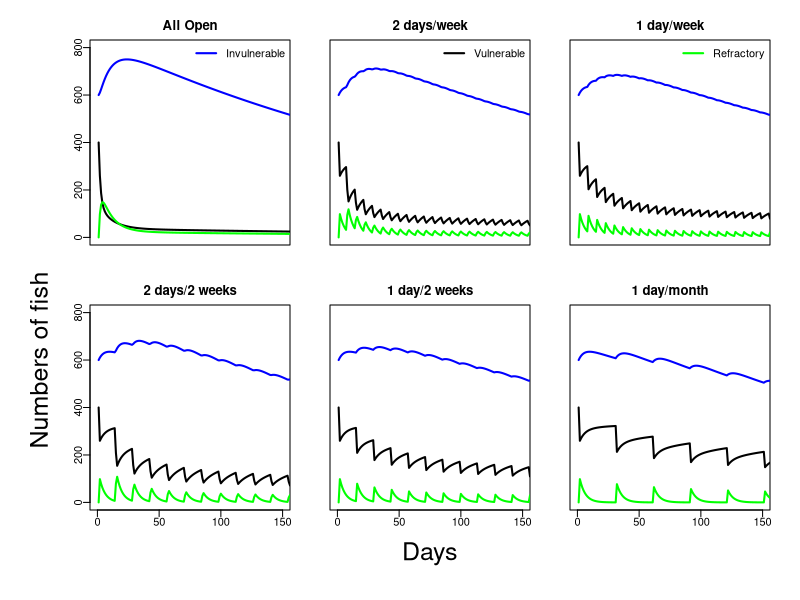
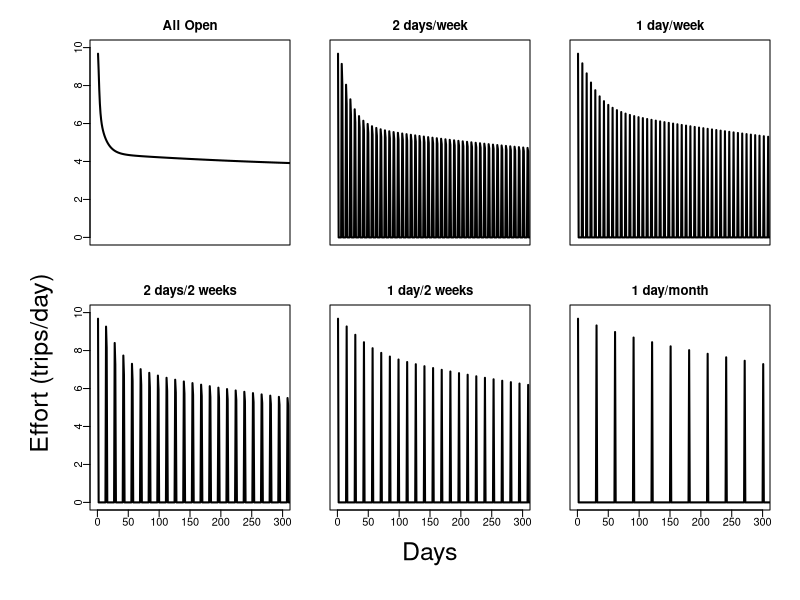
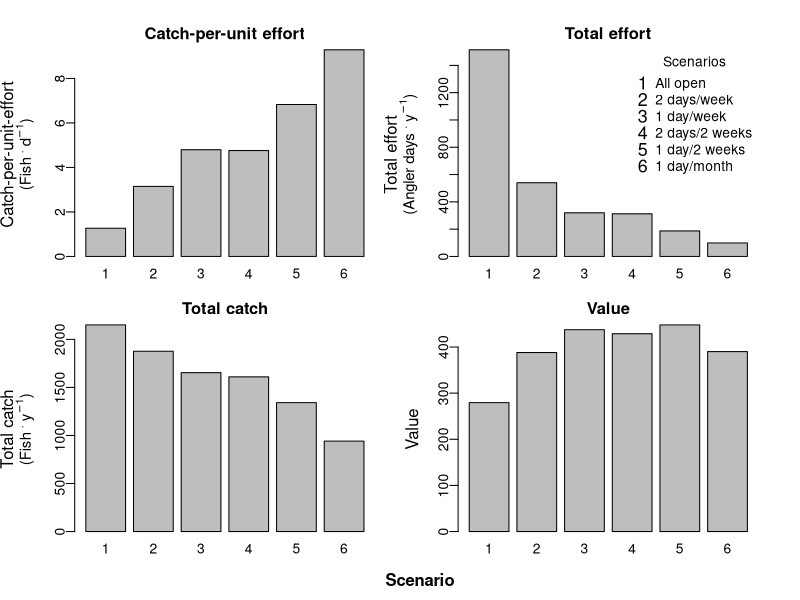

Recreate these plots in R, in order.
### Simulation code to represent vulnerable pool dynamics from CR vul exchange for ed working spreadsheet
### Looks at a single lake for a year, assuming fixed biologial and fisheries parms, across different closure regimes

rm(list=ls())

### Parameter Section ###
unit_time <- 360        #days in a year
No <- 1000              #Initial abundance
M  <- 0.5/unit_time     #natural mortality
q  <- 0.05              #catchability
v1 <- 2/unit_time       #exchange rate to the vulnerable pool
v2 <- 3/unit_time       #exchange rate to the invulnerable pool
rel_prop <- 1           #proportion released
rel_surv <- 0.8         #release survival rate
recov <- 0.2            #rate of recovery from the refractory pool
pvul_recov <- 0.5       #Propotion of recovered fish that go to the vulnerable pool
sd_obs <- .2            #standard deviation of observation error of fishers, such that greater values lead to greater divergence from perfect knowledge

cpue_base <- 5          #catch rate required for a satisfaction or utility of 1
val_power <- 2          #power function of how satisaction increases with catch rate
#scrap code for picturing alternative value functions
#y=seq(0,10, length=100)
#sat=(y/cpue_base)^val_power
#plot(y,sat, type="l", xlab="cpue",ylab="sat")

max_eff_wknd <- 10      #max effort possible on a weekend
max_eff_wkdy <- 10      #max effort possible on a weekday

cpue_half <- 3                #inflection point for logistic effort
sdcpue <- 5                   #sigma of logistic effort

theta<-list()
theta$M <- M
theta$q <- q
theta$v1 <- v1
theta$v2 <- v2
theta$No <- No
theta$rel_surv <- rel_surv
theta$pvul_recov <- pvul_recov
theta$cpue_base <- cpue_base          #catch rate required for a satisfaction or utility of 1
theta$val_power <- val_power          #power function of how satisaction increases with catch rate
theta$max_eff_wknd <- max_eff_wknd      #max effort possible on a weekend
theta$max_eff_wkdy <- max_eff_wkdy      #max effort possible on a weekday
theta$cpue_half <- cpue_half                #inflection point for logistic effort
theta$sdcpue <- sdcpue                   #sigma of logistic effort

#effort sequences
all_open <- rep(1,unit_time)                              #open all the time
week_2 <- rep(c(1,rep(0,5),1),length.out=unit_time)       #open weekends or two days a week
week_1 <- rep(c(1,rep(0,6)),length.out=unit_time)         #Open one weekend day a week
twoweek_2 <- rep(c(1,rep(0,12),1),length.out=unit_time)   #Open two weekend days every two weeks
twoweek_1 <- rep(c(1,rep(0,13)),length.out=unit_time)     #open 1 weekend day every two weeks
month_1 <- rep(c(1,rep(0,29)),length.out=unit_time)       #open 1 weekend day a month



### Procedure Section ###
fun <- function(theta,open_seq){
  M <- theta$M
  q <- theta$q
  v1 <- theta$v1
  v2 <- theta$v2
  No <- theta$No
  rel_surv <- theta$rel_surv
  pvul_recov <- theta$pvul_recov
  cpue_base <- theta$cpue_base
  val_power <- theta$val_power
  max_eff_wknd <- theta$max_eff_wknd
  max_eff_wkdy <- theta$max_eff_wkdy
  cpue_half <- theta$cpue_half
  sdcpue <- theta$sdcpue
  surv <- exp(-M)         #survival
    
  #vectors
  day <- seq(1,unit_time, by=1)
  vul=NULL; invul = NULL; refract = NULL; max_eff = NULL; pmax_eff = NULL;
  effort = NULL; catch = NULL; vul_surv = NULL; invul_surv = NULL; refract_surv = NULL;
  alive = NULL; eff_cum = NULL; cpue = NULL; value = NULL; obs_err =NULL;
#  open_seq=NULL;
  
  #independent vectors
#  open_seq = week_2;
  vul_init <- v1/(v1+v2)*No     #initial number of vulnerable fish
  max_cpue <- q*vul_init        #max cpue, don't think this is used

  max_eff = rep(c(max_eff_wknd, rep(max_eff_wkdy,5),max_eff_wknd),length.out=unit_time)   #gives the max effort for any given day, assuming potential difference between weekends and weekdays
  
  #initial values
  vul[1] = vul_init
  invul[1] = No-vul_init
  refract[1] = No-(vul[1]+invul[1])
  obs_err[1] =    1 #rnorm(1,1, sd_obs)     #set to 1 now, switch to rnorm for observation error and departure from perfect knowledge
  pmax_eff[1] = 1/(1+exp(-(q*(obs_err[1]*vul[1])-cpue_half)/sdcpue))
  effort[1] = max_eff[1]*pmax_eff[1]*open_seq[1]
  eff_cum[1] = effort[1]
  catch[1] = vul[1]*(1-exp(-q*effort[1]))
  vul_surv[1] = surv*(vul[1]-catch[1])
  invul_surv[1] = invul[1]*surv
  refract_surv[1] = (refract[1] + catch[1]*rel_prop*rel_surv)*surv
  alive = vul[1]+invul[1]+refract[1]
  cpue[1] = ifelse(effort[1]>0,catch[1]/effort[1],0)
  value[1] = effort[1]*(cpue[1]/cpue_base)^val_power
  
  #time dynamic values
  for(i in 2:length(day)){
      vul[i] = vul_surv[i-1] - v2*vul_surv[i-1] + v1*invul_surv[i-1] + recov*refract_surv[i-1]*pvul_recov
      invul[i] = invul_surv[i-1] - v1*invul_surv[i-1] + v2*vul_surv[i-1] + refract_surv[i-1]*recov*(1-pvul_recov)
      refract[i] = refract_surv[i-1]*(1-recov)
      obs_err[i] = 1  #rnorm(1,1,sd_obs)
      pmax_eff[i] = 1/(1+exp(-(q*(obs_err[i]*vul[i])-cpue_half)/sdcpue))
      effort[i] = max_eff[i]*pmax_eff[i]*open_seq[i]
      catch[i] = vul[i]*(1-exp(-q*effort[i]))
      vul_surv[i] = surv*(vul[i]-catch[i])
      invul_surv[i] = invul[i]*surv
      refract_surv[i] = (refract[i] + catch[i]*rel_prop*rel_surv)*surv
      alive[i] = vul[i]+invul[i]+refract[i]
      eff_cum[i] = eff_cum[i-1]+effort[i]                                       #modified from Carl's sheet, I think this makes more sense
      cpue[i] = ifelse(effort[i]>0,catch[i]/effort[i],0)
      value[i] = effort[i]*(cpue[i]/cpue_base)^val_power
  }
  avg_cpue <- mean(cpue[which(effort>0)])                                          #average cpue where effort>0,
  avg_cpue_x_100 <- (mean(cpue[which(effort>0)]))*100                              #*100 to make plotting easier
  tot_catch <- sum(catch);   tot_effort <- sum(effort);   tot_val <- sum(value);   #response metrics we might care about
  metrics <- as.matrix(data.frame(avg_cpue_x_100, tot_catch, tot_effort, tot_val)) #dumb wrappers to make barplots easy

  list(day=day, vul=vul, invul=invul, refract=refract, pmax_eff=pmax_eff, effort=effort, catch=catch,  
     vul_surv=vul_surv, invul_surv=invul_surv, refract_surv=refract_surv, alive=alive, eff_cum=eff_cum, cpue=cpue,
     value=value, avg_cpue_x_100=avg_cpue_x_100, tot_catch= tot_catch, tot_effort = tot_effort, tot_val=tot_val,
     avg_cpue=avg_cpue, metrics=metrics)
}


### Report Section ###
#outputs of different closure schedules
op1 = fun(theta, open_seq=all_open)
op2 = fun(theta, open_seq=week_2)
op3 = fun(theta, open_seq=week_1)
op4 = fun(theta, open_seq=twoweek_2)
op5 = fun(theta, open_seq=twoweek_1)
op6 = fun(theta, open_seq=month_1)


#Plots of numbers of fish in different pools over time
par(mfrow=c(2,3), mai=c(.3,.2,.3,.2), omi=c(.6,.7,.1,.1), mgp=c(1,.4,0))
#plot1, all days open to fishing
plot(op1$day, op1$vul, type="l", col="black", lwd=2, ylim=c(0,800), xlim=c(0,150), xlab="", ylab="", xaxt="n", main="All Open")
lines(op1$day, op1$invul, type="l", col="blue", lwd=2)
lines(op1$day, op1$refract, type="l", col="green", lwd=2)
legend('topright', legend='Invulnerable', col='blue', bty="n", lty=1, lwd=2)
#plot 2, Open 2 days a week
plot(op2$day, op2$vul, type="l", col="black", lwd=2, ylim=c(0,800), xlim=c(0,150), xlab="", ylab="", main="2 days/week", yaxt="n", xaxt="n")
lines(op2$day, op2$invul, type="l", col="blue", lwd=2)
lines(op2$day, op2$refract, type="l", col="green", lwd=2)
legend('topright', legend='Vulnerable', col='black', bty="n", lty=1, lwd=2)
#plot 3, open 1 day a week
plot(op3$day, op3$vul, type="l", col="black", lwd=2, ylim=c(0,800), xlim=c(0,150), xlab="", ylab="", main="1 day/week", yaxt="n", xaxt="n")
lines(op3$day, op3$invul, type="l", col="blue", lwd=2)
lines(op3$day, op3$refract, type="l", col="green", lwd=2)
legend('topright', legend='Refractory', col='green', bty="n", lty=1, lwd=2)
#plot 4, open 2 consecutive days every two weeks
plot(op4$day, op4$vul, type="l", col="black", lwd=2, ylim=c(0,800), xlim=c(0,150), xlab="", ylab="", main="2 days/2 weeks")
lines(op4$day, op4$invul, type="l", col="blue", lwd=2)
lines(op4$day, op4$refract, type="l", col="green", lwd=2)
mtext("Numbers of fish", side=2, line=3, adj=2.2, cex=1.5, outer=F)
#plot 5, open 1 day every two weeks
plot(op5$day, op5$vul, type="l", col="black", lwd=2, ylim=c(0,800), xlim=c(0,150), xlab="", ylab="", main="1 day/2 weeks", yaxt="n")
lines(op5$day, op5$invul, type="l", col="blue", lwd=2)
lines(op5$day, op5$refract, type="l", col="green", lwd=2)
mtext("Days", side=1, line=3, cex=1.5, outer=F)
#plot 6, open 1 day every two weeks
plot(op6$day, op6$vul, type="l", col="black", lwd=2, ylim=c(0,800), xlim=c(0,150), xlab="", ylab="", main="1 day/month", yaxt="n")
lines(op6$day, op6$invul, type="l", col="blue", lwd=2)
lines(op6$day, op6$refract, type="l", col="green", lwd=2)


#plots of effort over time
par(mfrow=c(2,3), mai=c(.3,.2,.3,.2), omi=c(.6,.7,.1,.1), mgp=c(1,.4,0))
plot(op1$day, op1$effort, type="l", col="black", lwd=2, ylim=c(0,10), xlim=c(0,300), xlab="", ylab="", xaxt="n", main="All Open")
plot(op2$day, op2$effort, type="l", col="black", lwd=2, ylim=c(0,10), xlim=c(0,300), xlab="", ylab="", xaxt="n", yaxt ="n", main="2 days/week")
plot(op3$day, op3$effort, type="l", col="black", lwd=2, ylim=c(0,10), xlim=c(0,300), xlab="", ylab="", xaxt="n", yaxt ="n", main="1 day/week")
plot(op4$day, op4$effort, type="l", col="black", lwd=2, ylim=c(0,10), xlim=c(0,300), xlab="", ylab="",  main="2 days/2 weeks")
mtext("Effort (trips/day)", side=2, line=3, adj=2.2, cex=1.5, outer=F)
plot(op5$day, op5$effort, type="l", col="black", lwd=2, ylim=c(0,10), xlim=c(0,300), xlab="", ylab="",  yaxt ="n", main="1 day/2 weeks")
mtext("Days", side=1, line=3, cex=1.5, outer=F)
plot(op6$day, op6$effort, type="l", col="black", lwd=2, ylim=c(0,10), xlim=c(0,300), xlab="", ylab="",  yaxt ="n", main="1 day/month")


#plots response metrics
par(mar=c(2,2.5,2,2.5),oma=c(2,2,1,0))
layout(matrix(c(1:4),2,2,byrow=F))
barplot(c(op1$avg_cpue,op2$avg_cpue,op3$avg_cpue,op4$avg_cpue,op5$avg_cpue,op6$avg_cpue),main="Catch-per-unit effort",names.arg=1:6)
mtext("Catch-per-unit-effort",2,line=3.5)
mtext(expression(paste("(Fish "^{.}," d"^{-1},")")),2,line=2.2,cex=0.9)
barplot(c(op1$tot_catch,op2$tot_catch,op3$tot_catch,op4$tot_catch,op5$tot_catch,op6$tot_catch),main="Total catch",names.arg=1:6)
mtext("Total catch",2,line=3.5)
mtext(expression(paste("(Fish "^{.}," y"^{-1},")")),2,line=2.2,cex=0.9)
barplot(c(op1$tot_effort,op2$tot_effort,op3$tot_effort,op4$tot_effort,op5$tot_effort,op6$tot_effort),main="Total effort",names.arg=1:6)
mtext("Total effort",2,line=3.5)
mtext(expression(paste("(Angler days "^{.}," y"^{-1},")")),2,line=2.2,cex=0.9)
legend("topright",legend=c("All open","2 days/week","1 day/week","2 days/2 weeks","1 day/2 weeks","1 day/month"),bty="n",lty=0,pch=49:54,pt.cex=1.3,title="Scenarios")
barplot(c(op1$tot_val,op2$tot_val,op3$tot_val,op4$tot_val,op5$tot_val,op6$tot_val),main="Value",names.arg=1:6)
mtext("Value",2,line=2.2)
par(mfcol=c(1,1))
mtext("Scenario",1,font=2,cex=1,line=2.5)
#par(mfrow=c(2,3), mai=c(.3,.2,.3,.2), omi=c(.6,.7,.1,.1), mgp=c(1,.4,0))
#barplot(op1$metrics, ylim=c(0,2300), main="All Open")
#barplot(op2$metrics, ylim=c(0,2300), main="2 days/week")
#barplot(op3$metrics, ylim=c(0,2300), main="1 day/week")
#barplot(op4$metrics, ylim=c(0,2300), main="2 days/2 weeks")
#barplot(op5$metrics, ylim=c(0,2300), main="1 day/2 weeks")
#barplot(op6$metrics, ylim=c(0,2300), main="1 day/month")

"Sens.Analysis" <- function()
{
  elast<-array(dim=c(6,length(theta),2))
  for( i in 1:length(theta))
  {
    op1 = fun(theta, open_seq=all_open)$tot_val
    op2 = fun(theta, open_seq=week_2)$tot_val
    op3 = fun(theta, open_seq=week_1)$tot_val
    op4 = fun(theta, open_seq=twoweek_2)$tot_val
    op5 = fun(theta, open_seq=twoweek_1)$tot_val
    op6 = fun(theta, open_seq=month_1)$tot_val
    theta2<-theta
    theta2[i]<-theta[[i]]*0.9
    elast[1,i,1] = (fun(theta2, open_seq=all_open)$tot_val-op1)/op1
    elast[2,i,1] = (fun(theta2, open_seq=week_2)$tot_val-op2)/op2
    elast[3,i,1] = (fun(theta2, open_seq=week_1)$tot_val-op3)/op3
    elast[4,i,1] = (fun(theta2, open_seq=twoweek_2)$tot_val-op4)/op4
    elast[5,i,1] = (fun(theta2, open_seq=twoweek_1)$tot_val-op5)/op5
    elast[6,i,1] = (fun(theta2, open_seq=month_1)$tot_val-op6)/op6
    theta2[i]<-theta[[i]]*1.1
    elast[1,i,2] = (fun(theta2, open_seq=all_open)$tot_val-op1)/op1
    elast[2,i,2] = (fun(theta2, open_seq=week_2)$tot_val-op2)/op2
    elast[3,i,2] = (fun(theta2, open_seq=week_1)$tot_val-op3)/op3
    elast[4,i,2] = (fun(theta2, open_seq=twoweek_2)$tot_val-op4)/op4
    elast[5,i,2] = (fun(theta2, open_seq=twoweek_1)$tot_val-op5)/op5
    elast[6,i,2] = (fun(theta2, open_seq=month_1)$tot_val-op6)/op6
  }
  plot(1:13,elast[5,,1],pch=6,ylab="",xlab="",xaxt="n",yaxt="n")
  points(1:13,elast[5,,2],pch=2)
  axis(2,at=seq(-0.2,0.3,0.1),labels=T)
  abline(h=0,lty=2,lwd=2)
  xlabs<-c(expression(italic("M")),expression(italic("q")),expression(paste(italic("v"[1]))),
           expression(paste(italic("v"[2]))),expression(paste(italic("N"[0]))),expression(paste(italic("S"[r]))),
           expression(paste(italic("p"[r]))),expression(paste(italic(C[0]))),
           expression(italic(beta)),expression(paste(italic("E"["M,WE"]))),expression(paste(italic("E"["M,WD"]))),
           expression(paste(italic("C"[50]))),expression(paste(italic("C"[sigma]))))
  axis(1,at=1:13,labels=xlabs)
  mtext("Elasticity",2,line=2.5,cex=1.5)
  mtext("Parameter",1,line=2.5,cex=1.5)
}
